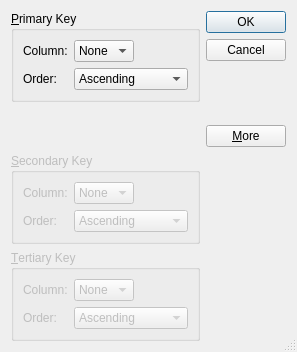
<?xml version="1.0" encoding="UTF-8"?>
<ui version="4.0">
 <class>SortDialog</class>
 <widget class="QDialog" name="SortDialog">
  <property name="geometry">
   <rect>
    <x>0</x>
    <y>0</y>
    <width>297</width>
    <height>352</height>
   </rect>
  </property>
  <property name="windowTitle">
   <string>Dialog</string>
  </property>
  <property name="sizeGripEnabled">
   <bool>true</bool>
  </property>
  <property name="modal">
   <bool>true</bool>
  </property>
  <layout class="QGridLayout" name="gridLayout_4">
   <item row="0" column="0">
    <widget class="QGroupBox" name="_primaryGrBox">
     <property name="title">
      <string>&amp;Primary Key</string>
     </property>
     <layout class="QGridLayout" name="gridLayout">
      <item row="0" column="0">
       <widget class="QLabel" name="_primaryColLbl">
        <property name="text">
         <string>Column:</string>
        </property>
       </widget>
      </item>
      <item row="0" column="1">
       <widget class="QComboBox" name="_primaryColCbx">
        <item>
         <property name="text">
          <string>None</string>
         </property>
        </item>
       </widget>
      </item>
      <item row="0" column="2">
       <spacer name="_primarySp">
        <property name="orientation">
         <enum>Qt::Horizontal</enum>
        </property>
        <property name="sizeHint" stdset="0">
         <size>
          <width>40</width>
          <height>20</height>
         </size>
        </property>
       </spacer>
      </item>
      <item row="1" column="0">
       <widget class="QLabel" name="_primaryOrderLbl">
        <property name="text">
         <string>Order:</string>
        </property>
       </widget>
      </item>
      <item row="1" column="1" colspan="2">
       <widget class="QComboBox" name="_primaryOrderCbx">
        <item>
         <property name="text">
          <string>Ascending</string>
         </property>
        </item>
        <item>
         <property name="text">
          <string>Descending</string>
         </property>
        </item>
       </widget>
      </item>
     </layout>
    </widget>
   </item>
   <item row="0" column="1" rowspan="2">
    <layout class="QVBoxLayout" name="_vTopRightLayout">
     <item>
      <widget class="QPushButton" name="_okBtn">
       <property name="text">
        <string>OK</string>
       </property>
       <property name="default">
        <bool>true</bool>
       </property>
      </widget>
     </item>
     <item>
      <widget class="QPushButton" name="_cancelBtn">
       <property name="text">
        <string>Cancel</string>
       </property>
      </widget>
     </item>
     <item>
      <spacer name="_vSpButtons">
       <property name="orientation">
        <enum>Qt::Vertical</enum>
       </property>
       <property name="sizeHint" stdset="0">
        <size>
         <width>20</width>
         <height>0</height>
        </size>
       </property>
      </spacer>
     </item>
     <item>
      <widget class="QPushButton" name="_moreBtn">
       <property name="text">
        <string>&amp;More</string>
       </property>
       <property name="checkable">
        <bool>true</bool>
       </property>
      </widget>
     </item>
    </layout>
   </item>
   <item row="1" column="0">
    <spacer name="_vSpKeys">
     <property name="orientation">
      <enum>Qt::Vertical</enum>
     </property>
     <property name="sizeHint" stdset="0">
      <size>
       <width>20</width>
       <height>4</height>
      </size>
     </property>
    </spacer>
   </item>
   <item row="2" column="0">
    <widget class="QGroupBox" name="_secondaryGrBox">
     <property name="enabled">
      <bool>false</bool>
     </property>
     <property name="toolTip">
      <string>Secondary Key for sortign</string>
     </property>
     <property name="title">
      <string>&amp;Secondary Key</string>
     </property>
     <layout class="QGridLayout" name="gridLayout_2">
      <item row="0" column="0">
       <widget class="QLabel" name="_secondaryColLbl">
        <property name="text">
         <string>Column:</string>
        </property>
       </widget>
      </item>
      <item row="0" column="1">
       <widget class="QComboBox" name="_secondaryColCbx">
        <item>
         <property name="text">
          <string>None</string>
         </property>
        </item>
       </widget>
      </item>
      <item row="0" column="2">
       <spacer name="_secondarySp">
        <property name="orientation">
         <enum>Qt::Horizontal</enum>
        </property>
        <property name="sizeHint" stdset="0">
         <size>
          <width>40</width>
          <height>20</height>
         </size>
        </property>
       </spacer>
      </item>
      <item row="1" column="0">
       <widget class="QLabel" name="_secondaryOrderLbl">
        <property name="text">
         <string>Order:</string>
        </property>
       </widget>
      </item>
      <item row="1" column="1" colspan="2">
       <widget class="QComboBox" name="_secondaryOrderCbx">
        <item>
         <property name="text">
          <string>Ascending</string>
         </property>
        </item>
        <item>
         <property name="text">
          <string>Descending</string>
         </property>
        </item>
       </widget>
      </item>
     </layout>
    </widget>
   </item>
   <item row="3" column="0">
    <widget class="QGroupBox" name="_tertiaryGrBox">
     <property name="enabled">
      <bool>false</bool>
     </property>
     <property name="title">
      <string>&amp;Tertiary Key</string>
     </property>
     <layout class="QGridLayout" name="gridLayout_3">
      <item row="0" column="0">
       <widget class="QLabel" name="_tertiaryColLbl">
        <property name="text">
         <string>Column:</string>
        </property>
       </widget>
      </item>
      <item row="0" column="1">
       <widget class="QComboBox" name="_tertiaryColCbx">
        <item>
         <property name="text">
          <string>None</string>
         </property>
        </item>
       </widget>
      </item>
      <item row="0" column="2">
       <spacer name="_tertiaryCbx">
        <property name="orientation">
         <enum>Qt::Horizontal</enum>
        </property>
        <property name="sizeHint" stdset="0">
         <size>
          <width>40</width>
          <height>20</height>
         </size>
        </property>
       </spacer>
      </item>
      <item row="1" column="0">
       <widget class="QLabel" name="_tertiaryOrderLbl">
        <property name="text">
         <string>Order:</string>
        </property>
       </widget>
      </item>
      <item row="1" column="1" colspan="2">
       <widget class="QComboBox" name="_tertiaryOrderCbx">
        <item>
         <property name="text">
          <string>Ascending</string>
         </property>
        </item>
        <item>
         <property name="text">
          <string>Descending</string>
         </property>
        </item>
       </widget>
      </item>
     </layout>
    </widget>
   </item>
  </layout>
 </widget>
 <resources/>
 <connections>
  <connection>
   <sender>_okBtn</sender>
   <signal>clicked()</signal>
   <receiver>SortDialog</receiver>
   <slot>accept()</slot>
   <hints>
    <hint type="sourcelabel">
     <x>267</x>
     <y>29</y>
    </hint>
    <hint type="destinationlabel">
     <x>50</x>
     <y>123</y>
    </hint>
   </hints>
  </connection>
  <connection>
   <sender>_cancelBtn</sender>
   <signal>clicked()</signal>
   <receiver>SortDialog</receiver>
   <slot>reject()</slot>
   <hints>
    <hint type="sourcelabel">
     <x>283</x>
     <y>73</y>
    </hint>
    <hint type="destinationlabel">
     <x>110</x>
     <y>133</y>
    </hint>
   </hints>
  </connection>
  <connection>
   <sender>_moreBtn</sender>
   <signal>toggled(bool)</signal>
   <receiver>_secondaryGrBox</receiver>
   <slot>setVisible(bool)</slot>
   <hints>
    <hint type="sourcelabel">
     <x>272</x>
     <y>156</y>
    </hint>
    <hint type="destinationlabel">
     <x>180</x>
     <y>212</y>
    </hint>
   </hints>
  </connection>
  <connection>
   <sender>_moreBtn</sender>
   <signal>toggled(bool)</signal>
   <receiver>_tertiaryGrBox</receiver>
   <slot>setVisible(bool)</slot>
   <hints>
    <hint type="sourcelabel">
     <x>280</x>
     <y>175</y>
    </hint>
    <hint type="destinationlabel">
     <x>170</x>
     <y>345</y>
    </hint>
   </hints>
  </connection>
 </connections>
</ui>
